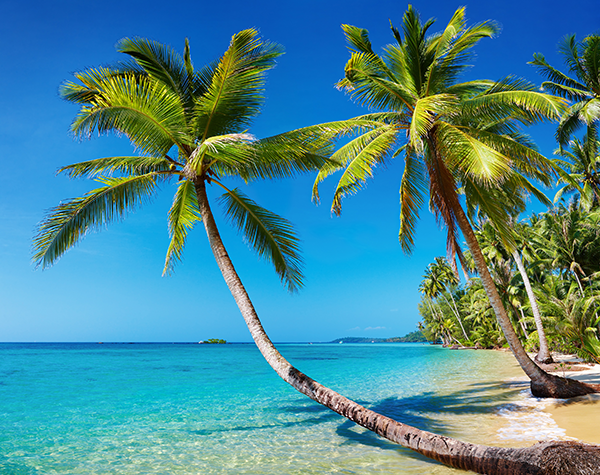
#> input picture image_histograms/python/beach.png, 600 x 475 px
$ python color_histograms.py --image beach.png
#> lines starting #> are read from the running program, lines starting #| are printed output that depends on the picture
# USAGE
# python color_histograms.py --image beach.png

# import the necessary packages
from matplotlib import pyplot as plt
import argparse
import imutils
import cv2

# construct the argument parser and parse the arguments
ap = argparse.ArgumentParser()
ap.add_argument("-i", "--image", required=True,
	help="path to the image")
args = vars(ap.parse_args())

image = cv2.imread(args["image"])
#> image is the input picture: shape (475, 600, 3); mean B, G, R 148.4, 136.5, 73.3
plt.figure()
plt.title("Original")
plt.imshow(cv2.cvtColor(image, cv2.COLOR_BGR2RGB))

chans = cv2.split(image)
colors = ("b", "g", "r")

plt.figure()
plt.title("Flattened color histogram")
plt.xlabel("Bins")
plt.ylabel("# of pixels")

# loop over image channels
for (chan, color) in zip(chans, colors):
    hist = cv2.calcHist([chan], [0], None, [256], [0, 256])
    plt.plot(hist, color=color)
    plt.xlim([0, 256])
#> this loop made 3 passes
#> color on passes 1 to 3: 'b', 'g', 'r'

# create a new figure
fig = plt.figure()
ax = fig.add_subplot(131)
# channels b and g. compute the channles of 0 and 1
# hit size is making 32x32 matrix. and the ranges are the ranges of each individual channel (0-255
hist = cv2.calcHist([chans[1], chans[0]], [0,1],
                    None, [32,32],
                    [0, 256, 0, 256])
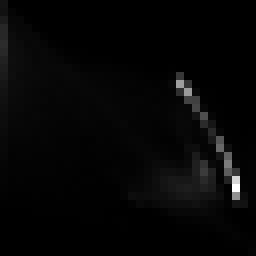
#> hist: shape (32, 32) float32 (shown 8 times larger); min 0, max 11507, mean 278.3; drawn with min black and max white
p = ax.imshow(hist, interpolation="nearest")
ax.set_title("2d color histogram for G and B")
plt.colorbar(p)

# for green and red
ax = fig.add_subplot(132)
hist = cv2.calcHist([chans[1], chans[2]], [0,1],
                    None, [32,32],
                    [0, 256, 0, 256])
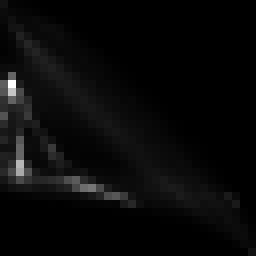
#> hist: shape (32, 32) float32 (shown 8 times larger); min 0, max 7429, mean 278.3; drawn with min black and max white
p = ax.imshow(hist, interpolation="nearest")
ax.set_title("2d color histogram for G and B")
plt.colorbar(p)

# for blue and red
ax = fig.add_subplot(133)
hist = cv2.calcHist([chans[0], chans[2]], [0,1],
                    None, [32,32],
                    [0, 256, 0, 256])
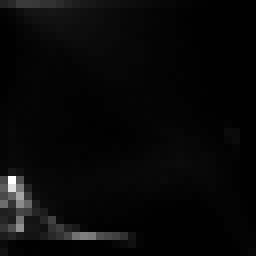
#> hist: shape (32, 32) float32 (shown 8 times larger); min 0, max 8463, mean 278.3; drawn with min black and max white
p = ax.imshow(hist, interpolation="nearest")
ax.set_title("2d color histogram for G and B")
plt.colorbar(p)

plt.show()
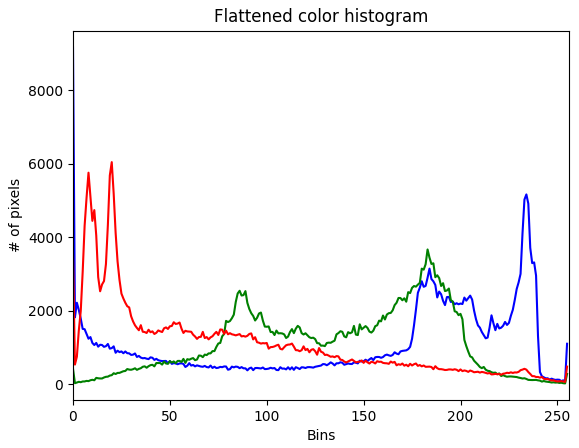
#> figure drawn by matplotlib, 1 panel; curve peaks at x = 0, y = 9163; curve peaks at x = 183, y = 3670; curve peaks at x = 20, y = 6044
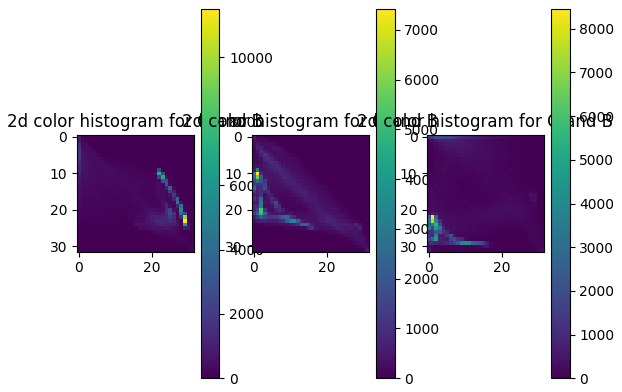
#> figure drawn by matplotlib, 6 panels
